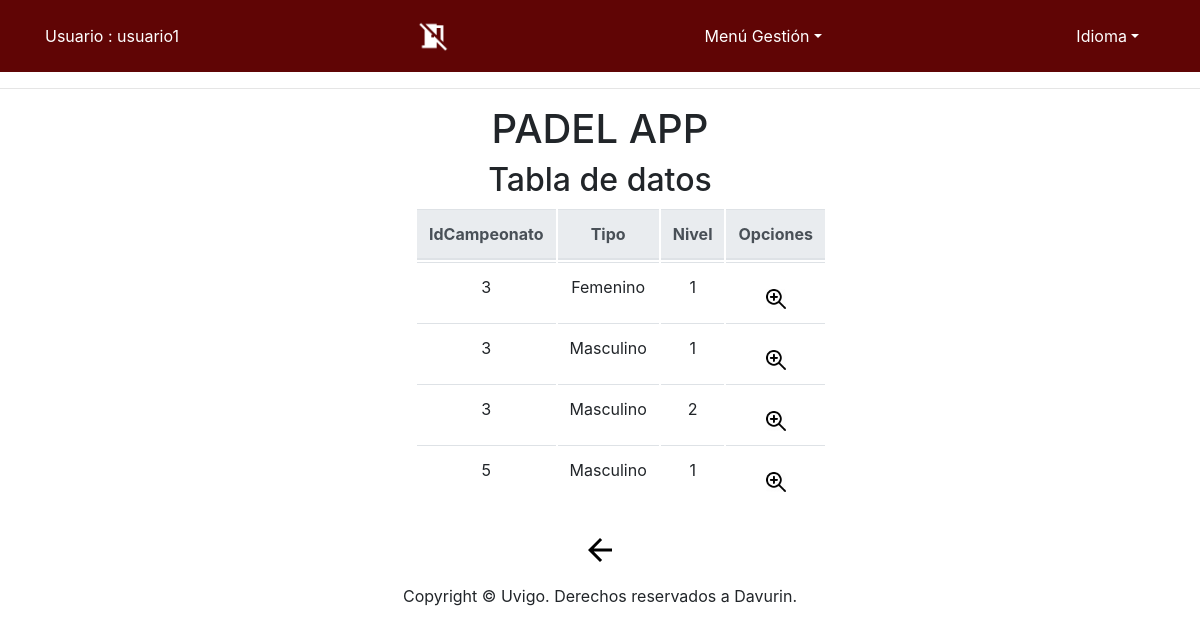
/app/Controllers/CATEGORIA_CONTROLLER.php (signed in), run on the app's committed database.
### tables this page shows
CREATE TABLE IF NOT EXISTS `Categoria` (
  `IdCampeonato` INT NOT NULL,
  `Tipo` VARCHAR(10) NOT NULL,
  `Nivel` INT NOT NULL,
  PRIMARY KEY (`IdCampeonato`, `Tipo`, `Nivel`),
  INDEX `fk_Campeonato_has_Categoria_idx` (`IdCampeonato` ASC) ,
  CONSTRAINT `fk_Campeonato_has_Categoria_idx`
    FOREIGN KEY (`IdCampeonato`)
    REFERENCES `Campeonato` (`IdCampeonato`)
    ON DELETE NO ACTION
    ON UPDATE NO ACTION);

### app/Functions/Authentication.php (called while the page is built)
<?php
function IsAuthenticated(){
	if (!isset($_SESSION['login']) && !isset($_SESSION['tipo'])){
		return false;
	}
	else{
		return true;
	}
}
?>

### app/Models/CATEGORIA_MODEL.php (called while the page is built, shortened)
<?php
class CATEGORIA_MODEL{
	var $IdCampeonato;
    var $Tipo;
	var $Nivel;
	var $mysqli;
	function __construct($IdCampeonato,$Tipo,$Nivel) {
		$this->IdCampeonato = $IdCampeonato;
		$this->Tipo = $Tipo;
		$this->Nivel = $Nivel;
		include_once '../Functions/BdAdmin.php';
		$this->mysqli = ConectarBD();
	}
	function SEARCH() {
		$sql = "select Cat.IdCampeonato as IdCampeonato,
					Cat.Tipo as Tipo,
					Cat.Nivel as Nivel,
					Cam.FechaIni as FechaIni,
					Cam.FechaFin as FechaFin,
					Cam.HoraIni as HoraIni,
					Cam.HoraFin as HoraFin,
					(select count(numPareja)  from Pareja where  IdCampeonato = Cat.IdCampeonato  && Tipo = Cat.Tipo  && Nivel LIKE Cat.Nivel) as numInscritos
       			from CATEGORIA Cat, CAMPEONATO Cam
    			where
    				(
					(BINARY Cat.IdCampeonato LIKE '%$this->IdCampeonato%') &&
					(BINARY Cat.Tipo LIKE '%$this->Tipo%') &&
					(BINARY Cat.Nivel LIKE '%$this->Nivel%')
					&& (Cat.IdCampeonato = Cam.IdCampeonato))
    				";
		if ( !( $resultado = $this->mysqli->query( $sql ) ) ) {
			return 'Error en la consulta sobre la base de datos';
		} else {
			return $resultado;
		}
	}
 	}
?>

### app/Functions/BdAdmin.php (called while the page is built, shortened)
<?php
function ConectarBD()
{
	    $mysqli = new mysqli("localhost", "user", "pass", "abpbase");
		return $mysqli;
}
?>

### app/Views/CATEGORIA/CATEGORIA_SHOWALL_View.php (the view, shortened to what this page needs)
<?php
class CATEGORIA_SHOWALL {
	function __construct( $lista, $datos) {
		$this->lista = $lista;
		$this->datos = $datos;
		$this->render($this->lista,$this->datos);
	}
	function render($lista,$datos){
		$this->datos = $datos;
	include '../Views/Header.php';
?>
		<div class="seccion" align="center">
			<h2>
				<?php echo $strings['Tabla de datos'];?>
			</h2>
			<div class="col-md-4" style="text-align: center">
			<table class="table">
				<thead class="thead-light">
				<tr>
<?php
					foreach ( $lista as $atributo ) {
?>
					<th>
						<?php echo $strings[$atributo]?>
					</th>
<?php
					}
?>
					<th colspan="2" >
						<?php echo $strings['Opciones']?>
					</th>
				</tr>
<?php
				while ( $fila = mysqli_fetch_array( $this->datos ) ) {
?>
				<tr>
<?php
					foreach ( $lista as $atributo ) {
?>
					<td>
<?php
							echo $fila[ $atributo ];
?>
					</td>
<?php
					}
?>
					<td>
						<form action="../Controllers/CATEGORIA_CONTROLLER.php" method="get" style="display:inline" >
								<button id ="buttonBien" type="submit" name="action" value="SHOWCURRENT" ><img src="../Views/icon/verdetalles_2.jpg" alt="<?php echo $strings['Ver en detalle']?>" width="20" height="20"/></button>
						</form>
				</tr>
<?php
				}
?>
			</thead>
			</table>
			<form action='../Controllers/USUARIO_CONTROLLER.php' method="get">
				<button id ="buttonBien" type="submit"><img src="../Views/icon/back_big2.png" alt="<?php echo $strings['Atras']?>" /></button>
			</form>
			</div>
		</div>
<?php
		include '../Views/Footer.php';
		}
		}
?>

### app/Controllers/CATEGORIA_CONTROLLER.php (shortened to what this page needs)
<?php
include '../Functions/Authentication.php';
include '../Models/CAMPEONATO_MODEL.php';
include '../Models/CATEGORIA_MODEL.php';
include '../Views/CATEGORIA/CATEGORIA_SHOWALL_View.php';
switch ( $_REQUEST[ 'action' ] ) {
	default:
		if($_SESSION['tipo'] == 'Deportista'){
			$CATEGORIA= new CATEGORIA_MODEL( '', '', '');
			$datos = $CATEGORIA->SEARCH();
			$lista = array( 'IdCampeonato','Tipo','Nivel');
			new CATEGORIA_SHOWALL( $lista, $datos);
		}else{
			new USUARIO_DEFAULT();
		}
}
?>

### app/Views/Header.php (shortened to what this page needs)
<?php
	include_once '../Functions/Authentication.php';
?>
<!doctype html>
<html lang="es">
  <head>
	<link rel="stylesheet" type="text/css" media="screen" href="../Views/css/bootstrap-4.0.0.css" hreflang="es">
	<link rel="stylesheet" type="text/css" media="screen" href="../Views/js/tcal/tcal.css" hreflang="es">
	  <link rel="stylesheet" type="text/css" href="https://cdn.datatables.net/1.10.19/css/jquery.dataTables.css">
	  <link rel="stylesheet" type="text/css" href="https://cdn.datatables.net/1.10.19/css/jquery.dataTables.min.css">
		<link rel="stylesheet" href="http://code.jquery.com/ui/1.11.4/themes/smoothness/jquery-ui.css">
  </head>
  <body>
	  <header>
    <nav class="navbar navbar-expand-lg navbar-dark bg-dark">
      <div class="container">
		<?php	if (IsAuthenticated()){  ?>
		<p style="color: white"><?php 	echo $strings['Usuario'] . ' : ' . $_SESSION['login'] . '<br>'; ?></p>
              <a class="nav-link disabled" href="../Functions/Desconectar.php" alt="<?php echo $strings['Desconectarse']?>"/>
              <img src="../Views/icon/desconectarse_big.png" width="32" height="32" alt="<?php echo $strings['Desconectarse']?>" style="float:right;">
<?php
	}
?>
	<?php if (isset($_SESSION['login']) & isset($_SESSION['tipo'])) {
 ?>
		<li class="nav-item dropdown" style="display: block">
			<a class="nav-link dropdown-toggle" style="color: white" href="<?php echo $strings['menuGestion']; ?>" id="navbarDropdown" role="button" data-toggle="dropdown" aria-haspopup="true" aria-expanded="false"><?php echo $strings['menuGestion']; ?></a>
				<?php if(isset($_SESSION['login']) & isset($_SESSION['tipo'])) {  ?>
					<?php if($_SESSION['tipo'] == 'Deportista'){ ?>
							<div class="dropdown-divider"></div>
								<button id ="buttonBien" type="submit"  name="insCampeonato"><a class="dropdown-item" href="../Controllers/CATEGORIA_CONTROLLER.php" /><?php echo $strings['Inscribirse en campeonato'] ?></a></button>
              	<?php } } }?>
            </li>
            <li class="nav-item dropdown" style="display: block">
			<form name='idiomform' action="../Functions/CambioIdioma.php" method="post">
              <a class="nav-link dropdown-toggle" style="color: white" href="<?php echo $strings['idioma']; ?>" id="navbarDropdown" role="button" data-toggle="dropdown" aria-haspopup="true" aria-expanded="false"><?php echo $strings['idioma']; ?></a>
			</form>
            </li>
        </div>
</nav>
	  <hr>
	  	<div align="center" class="titulo"><h1>PADEL APP</h1></div>
	</header>

### app/Views/Footer.php (shortened to what this page needs)
	<footer class="text-center" align="fixed" >
      <div class="container">
        <div class="row">
          <div class="col-12">
            <p>Copyright © Uvigo. Derechos reservados a Davurin.</p>
          </div>
        </div>
      </div>
	</footer>
  </body>
</html>

### data on the page
categoria: IdCampeonato "3", Tipo "Femenino", Nivel "1"
categoria: IdCampeonato "3", Tipo "Masculino", Nivel "1"
categoria: IdCampeonato "3", Tipo "Masculino", Nivel "2"
categoria: IdCampeonato "5", Tipo "Masculino", Nivel "1"

### other printed values
$strings['Usuario'] "Usuario"
$_SESSION['login'] "usuario1"
$strings['menuGestion'] "Menú Gestión"
$strings['idioma'] "Idioma"
$strings['Tabla de datos'] "Tabla de datos"
$strings[$atributo] "IdCampeonato"
$strings[$atributo] "Tipo"
$strings[$atributo] "Nivel"
$strings['Opciones'] "Opciones"
